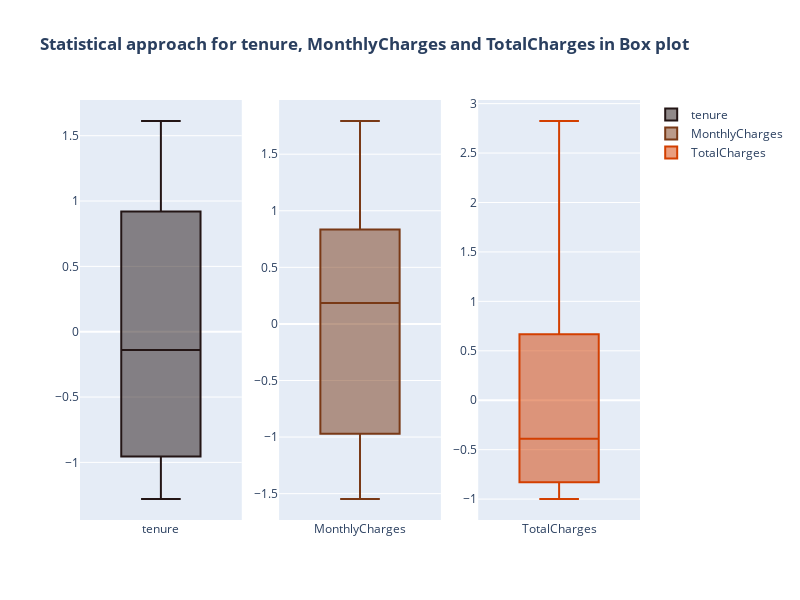

Notebook cell for this chart:
### Markdown cell above
### Bivariate Analysis

### Code cell
# statistical analysis with box plot 
color_sequence=['#231515','#793916','#D33F00','#B7D7D7','#859091']# colour platte

fig = make_subplots(rows=1, cols=3) # sub plot for monthly charge , total charge, tenure, plotted in same column
fig.add_trace(go.Box(y=data['tenure'],name='tenure',marker={'color':color_sequence[0]}),row=1,col=1)# plot box of monthly charge with tooltip
fig.add_trace(go.Box(y=data['MonthlyCharges'],name='MonthlyCharges',marker={'color':color_sequence[1]}),row=1,col=2)# plot box of total charge with tooltip
fig.add_trace(go.Box(y=data['TotalCharges'],name='TotalCharges',marker={'color':color_sequence[2]}),row=1,col=3)# plot box of tenure with tooltip
fig.update_layout(height=600, width=800, title_text="<b style='color:'#859091'>Statistical approach for tenure, MonthlyCharges and TotalCharges in Box plot</b>")
fig.show() # calling the plot using show

### Figure 1 — Plotly figure (JSON) as saved in the notebook; plotly's stock layout.template omitted (floating-point values rounded to 4 significant figures; data arrays with more than 128 entries replaced by an {"elided": "..."} marker saying what was removed)
{"data": [{"marker": {"color": "#231515"}, "name": "tenure", "type": "box", "xaxis": "x", "y": {"elided": "7032 float values"}, "yaxis": "y"}, {"marker": {"color": "#793916"}, "name": "MonthlyCharges", "type": "box", "xaxis": "x2", "y": {"elided": "7032 float values"}, "yaxis": "y2"}, {"marker": {"color": "#D33F00"}, "name": "TotalCharges", "type": "box", "xaxis": "x3", "y": {"elided": "7032 float values"}, "yaxis": "y3"}], "layout": {"height": 600, "title": {"text": "<b style='color:'#859091'>Statistical approach for tenure, MonthlyCharges and TotalCharges in Box plot</b>"}, "width": 800, "xaxis": {"anchor": "y", "domain": [0, 0.2889]}, "xaxis2": {"anchor": "y2", "domain": [0.3556, 0.6444]}, "xaxis3": {"anchor": "y3", "domain": [0.7111, 1]}, "yaxis": {"anchor": "x", "domain": [0, 1]}, "yaxis2": {"anchor": "x2", "domain": [0, 1]}, "yaxis3": {"anchor": "x3", "domain": [0, 1]}}}
